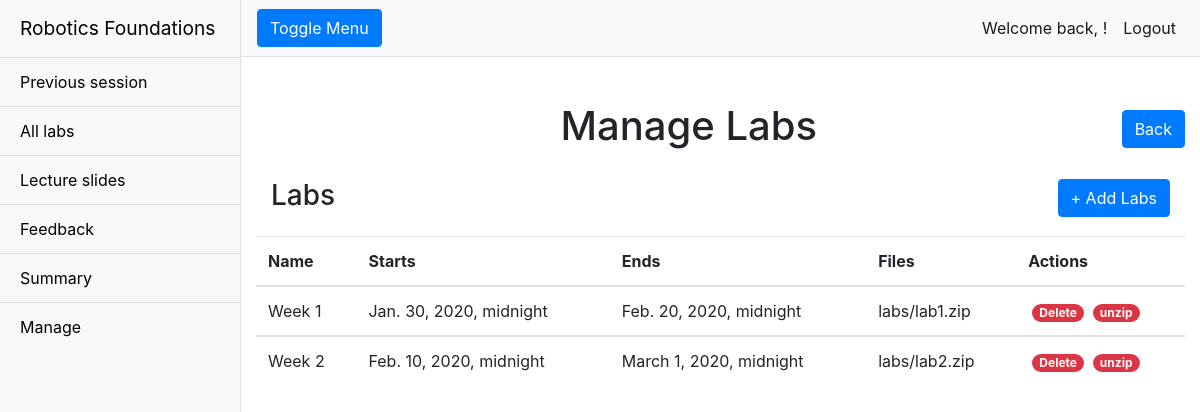
Before: /rfwa/manage_labs/ (signed in) with the older database file.
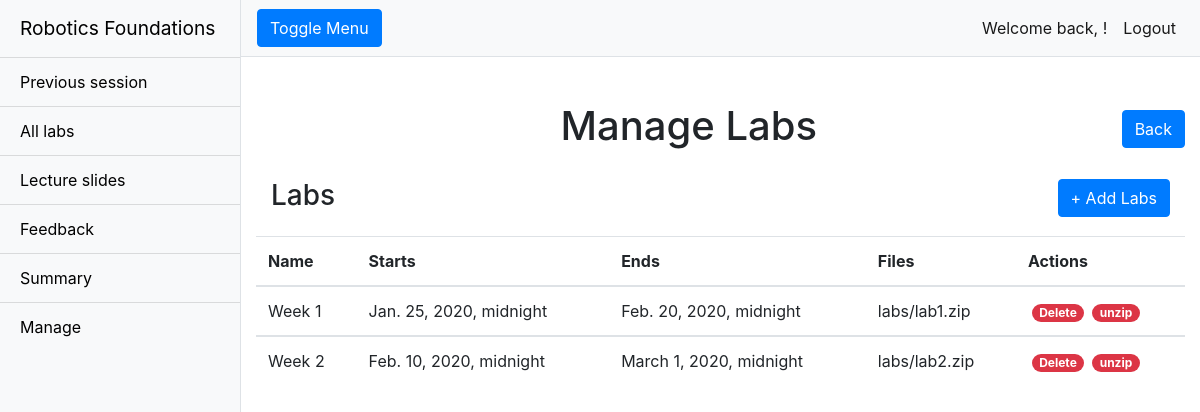
After: the same page with the newer database file.
### rfwa/models.py (models this page shows, shortened)
class Lab(models.Model):
    name = models.CharField(max_length = 128)
    description = models.TextField(max_length = 2048)
    open_Date = models.DateTimeField()
    close_Date = models.DateTimeField()
    lab_Files = models.FileField(upload_to='labs/')
    slug = models.SlugField(primary_key = True, blank = True)
    _unzipped_directory = models.CharField(null=True, max_length =128)
    def set_unzipped_directory(self):
        self._unzipped_directory = "test string" + self._unzipped_directory
    def get_unzipped_directory(self):
        return self._unzipped_directory
    unzipped_directory = property(get_unzipped_directory, set_unzipped_directory)

### rfwa/views.py (the view)
# urls.py: path("manage_labs/", views.manage_labs, name="manage_labs"),
def manage_labs(request):
    if request.user.is_superuser:
        labs = Lab.objects.order_by('open_Date')
    return render(request, "rfwa/manage_labs.html", {'labs': labs})

### templates/rfwa/manage_labs.html (shortened to what this page needs)
{% extends "rfwa/base.html" %}
{% load static %}
{% block body_block %}
{% if user.is_superuser %}
<div class="container-fluid">
    <div class="row">
        <h1 class="col-12 text-center mt-4">Manage Labs <a class="rightside" href="/rfwa/managev2/"><button type="button" class="btn btn-primary">Back</button></a></h1>
    </div>
    <div class="table-group">
        <div class="title-group">
            <h1 class="col-12 text-left table-header">Labs
                <a class="rightside" href="{% url 'add_lab'%}"><button type="button" class="btn btn-primary">+ Add
                        Labs</button></a>
            </h1>
        </div>
        <table class="table table-hover">
            {% if labs %}
            <thead>
                <tr>
                    <th scope="col">Name</th>
                    <th scope="col">Starts</th>
                    <th scope="col">Ends</th>
                    <th scope="col">Files</th>
                    <th scope="col">Actions</th>
                </tr>
            </thead>
            {% for lab in labs %}
            <tbody>
                <tr>
                    <td>{{lab.name}}</td>
                    <td>{{lab.open_Date}}</td>
                    <td>{{lab.close_Date}}</td>
                    <td>{{lab.lab_Files}}</td>
                    <td><a class="btn-link text-white badge badge-danger badge-pill ml-1"
                            href="/rfwa/delete_lab/{{ lab.slug }}"
                            onclick="return confirm('Are you sure you wish to delete {{ lab.name }}?')">Delete</a> <a
                            class="btn-link text-white badge badge-danger badge-pill ml-1"
                            href="/rfwa/unzip_lab/{{ lab.slug }}"
                            onclick="return confirm('Are you sure you wish to unzip {{ lab.name }}?')">unzip</a></td>
                </tr>
            </tbody>
            {% endfor %}
            {% else %}
            <h3 class="text-center mt-3">There are no labs uploaded.</h3>
            {% endif %}
        </table>
    </div>
</div>
{% endif %}
{% endblock %}

Changed rows visible on the page:
changed Lab "Week 1": open_Date "Jan. 30, 2020, midnight" → "Jan. 25, 2020, midnight"
